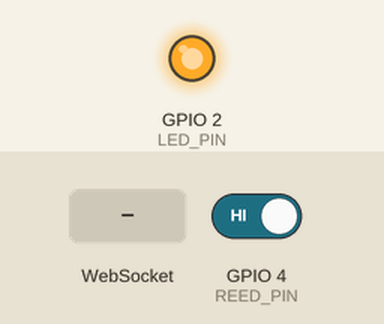
This sketch was run on a simulated ESP8266 (Wemos D1 mini). On the bench: output pins drawn as LEDs (lit = HIGH). The test bench sets the inputs (shaded band); at power-on: GPIO 4 (REED_PIN) HIGH. WiFi joins after 1.5 s; servers stay silent unless stated; what the sketch prints to the serial monitor is not drawn.

Above: at 2.7 s.
2.8 s: WebSocket text "trigger" received
At 3.2 s:
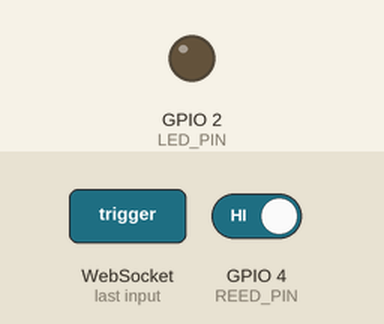
4.3 s: WebSocket text "1" received
Timing chart, 0 to 7.3 s (numbered marks = the images above; inputs shaded):
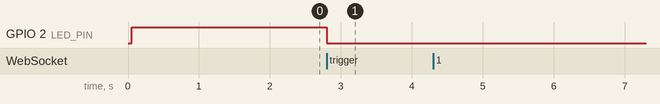

The sketch:

gate-wemos-d1.ino
```cpp
/*
 * Building-app gate controller — Wemos D1 Mini (ESP8266)
 *
 * Hardware
 *   - Wemos D1 Mini (ESP8266)
 *   - 5V 1-channel relay module, active-low (LOW on IN = relay engaged)
 *   - MC-38 reed switch (NO): contacts CLOSED when the magnets are
 *     together (door shut), OPEN when they're apart.
 *
 * Wiring
 *   Wemos                  Module
 *   ───────                ──────────────────────
 *   5V        ── relay     VCC
 *   GND       ── relay     GND
 *   D1 (G5)   ── relay     IN
 *
 *   D2 (G4)   ── reed      one terminal
 *   GND       ── reed      other terminal
 *
 *   The reed pin uses INPUT_PULLUP, so an OPEN reed (door open) reads
 *   HIGH and a CLOSED reed (door shut) reads LOW.
 *
 * Behaviour
 *   - Connects to Wi-Fi, then opens WSS to the backend at /ws/gate.
 *   - On a {"type":"trigger"} message from the server, pulses the relay
 *     LOW for PULSE_MS to fire the contactor.
 *   - On boot and on every debounced reed change, sends
 *     {"type":"door_state","state":"open|closed"} so the server can
 *     keep the rest of the app in sync.
 *
 * Libraries (Arduino Library Manager)
 *   - ESP8266 board support (Boards Manager URL:
 *     http://arduino.esp8266.com/stable/package_esp8266com_index.json)
 *   - WebSockets by Markus Sattler (>= 2.4.0)
 *   - ArduinoJson (>= 7.0.0)
 */

#include <ESP8266WiFi.h>
#include <WebSocketsClient.h>
#include <ArduinoJson.h>

// ─── Configuration ────────────────────────────────────────────────────

const char *WIFI_SSID     = "YOUR_WIFI_SSID";
const char *WIFI_PASSWORD = "YOUR_WIFI_PASSWORD";

const char *WS_HOST   = "building-app-server.onrender.com";
const uint16_t WS_PORT = 443;
const bool   WS_USE_TLS = true;
// Shared device token — must equal the server's DEVICE_WS_TOKEN env var.
const char *DEVICE_TOKEN = "YOUR_DEVICE_WS_TOKEN";
static const char *WS_PATH = "/ws/gate";

// Wemos D1 Mini pin map: D1 = GPIO5, D2 = GPIO4.
const uint8_t  RELAY_PIN  = 5;          // active-low: LOW = relay ON
const uint16_t PULSE_MS   = 500;
const uint8_t  REED_PIN   = 4;          // INPUT_PULLUP; LOW = door closed
const uint16_t REED_DEBOUNCE_MS = 50;

// Onboard LED on Wemos D1 Mini is on GPIO2 (D4), active-low.
const int8_t   LED_PIN    = 2;

// ─── End configuration ────────────────────────────────────────────────

WebSocketsClient ws;
uint32_t lastWifiAttemptMs = 0;

// Reed-switch debounce state
int      lastReedRead   = HIGH;        // raw read
int      stableReed     = HIGH;        // last debounced reading
uint32_t reedChangedAt  = 0;
bool     reedReported   = false;       // have we sent the current state yet?

// LED helpers
static inline void setLed(bool on) {
  if (LED_PIN < 0) return;
  digitalWrite(LED_PIN, on ? LOW : HIGH); // active-low onboard LED
}

// Relay helpers — open-drain style. The 5V opto-isolator on this
// "active-low" module doesn't fully turn off when IN is driven to 3.3V
// (Wemos GPIO HIGH); the ~1.7V drop across the opto LED keeps it
// partially conducting and the relay stays engaged. So instead of
// digitalWrite HIGH for "off", we set the pin to high-Z (INPUT) and
// let the module's own 5V rail pull IN up to 5V — that's enough to
// fully close the opto's input. To engage, we switch the pin back to
// OUTPUT LOW and sink the opto's drive current to GND.
static inline void relayOff() { pinMode(RELAY_PIN, INPUT); }
static inline void relayOn()  {
  pinMode(RELAY_PIN, OUTPUT);
  digitalWrite(RELAY_PIN, LOW);
}

static void pulseRelay() {
  Serial.println(F("[gate] trigger -> pulse relay"));
  relayOn();
  delay(PULSE_MS);
  relayOff();
}

// Reed -> JSON helpers
static const char *reedStateString(int reading) {
  // NO reed + INPUT_PULLUP: LOW = magnet present = door CLOSED.
  return (reading == LOW) ? "closed" : "open";
}

static void sendDoorState(int reading) {
  if (ws.isConnected()) {
    StaticJsonDocument<64> doc;
    doc["type"] = "door_state";
    doc["state"] = reedStateString(reading);
    char buf[64];
    size_t n = serializeJson(doc, buf, sizeof(buf));
    ws.sendTXT(buf, n);
    Serial.printf("[reed] -> %s\n", reedStateString(reading));
    reedReported = true;
  }
}

static void onWsEvent(WStype_t type, uint8_t *payload, size_t length) {
  switch (type) {
    case WStype_CONNECTED:
      Serial.println(F("[ws] connected"));
      setLed(true);
      reedReported = false;        // re-announce current door state
      break;
    case WStype_DISCONNECTED:
      Serial.println(F("[ws] disconnected"));
      setLed(false);
      break;
    case WStype_TEXT: {
      JsonDocument doc;
      DeserializationError err = deserializeJson(doc, payload, length);
      if (err) {
        Serial.print(F("[ws] bad JSON: "));
        Serial.println(err.c_str());
        return;
      }
      const char *t = doc["type"] | "";
      if (strcmp(t, "trigger") == 0) {
        pulseRelay();
      } else {
        Serial.print(F("[ws] unknown msg type: "));
        Serial.println(t);
      }
      break;
    }
    case WStype_ERROR:
      Serial.println(F("[ws] error"));
      break;
    default:
      break;
  }
}

static void connectWifi() {
  Serial.print(F("[wifi] connecting to "));
  Serial.println(WIFI_SSID);
  WiFi.mode(WIFI_STA);
  WiFi.begin(WIFI_SSID, WIFI_PASSWORD);
  uint32_t start = millis();
  while (WiFi.status() != WL_CONNECTED && millis() - start < 15000) {
    delay(250);
    Serial.print('.');
  }
  Serial.println();
  if (WiFi.status() == WL_CONNECTED) {
    Serial.print(F("[wifi] IP: "));
    Serial.println(WiFi.localIP());
  } else {
    Serial.println(F("[wifi] connect timed out, will retry"));
  }
}

void setup() {
  Serial.begin(115200);
  delay(50);
  Serial.println();
  Serial.println(F("[boot] gate-wemos-d1 starting"));

  // Drive the relay OFF before anything else so the brief float during
  // GPIO5's boot transition can't latch the gate.
  pinMode(RELAY_PIN, OUTPUT);
  relayOff();

  pinMode(REED_PIN, INPUT_PULLUP);
  lastReedRead = stableReed = digitalRead(REED_PIN);

  if (LED_PIN >= 0) {
    pinMode(LED_PIN, OUTPUT);
    setLed(false);
  }

  connectWifi();

  String wsPath = String(WS_PATH) + "?token=" + DEVICE_TOKEN;
  if (WS_USE_TLS) {
    ws.beginSSL(WS_HOST, WS_PORT, wsPath.c_str());
  } else {
    ws.begin(WS_HOST, WS_PORT, wsPath.c_str());
  }
  ws.onEvent(onWsEvent);
  ws.setReconnectInterval(5000);
  ws.enableHeartbeat(20000, 5000, 2);
}

void loop() {
  // Wi-Fi self-heal.
  if (WiFi.status() != WL_CONNECTED) {
    if (millis() - lastWifiAttemptMs > 10000) {
      lastWifiAttemptMs = millis();
      connectWifi();
    }
  }

  ws.loop();

  // Reed debouncing: only commit a new stable value after the input
  // has been steady for REED_DEBOUNCE_MS. Avoids spurious events from
  // the magnet just barely passing the threshold.
  int reading = digitalRead(REED_PIN);
  if (reading != lastReedRead) {
    lastReedRead = reading;
    reedChangedAt = millis();
  }
  if ((millis() - reedChangedAt) > REED_DEBOUNCE_MS) {
    if (reading != stableReed) {
      stableReed = reading;
      sendDoorState(stableReed);
    } else if (!reedReported) {
      // Either just connected or just rebooted — make sure the server
      // has the current state.
      sendDoorState(stableReed);
    }
  }
}
```

Measured:
- after the input at 2.8 s, GPIO 2 (LED_PIN): HIGH → LOW at once
- after the input at 4.3 s, every drawn part: stays the same
